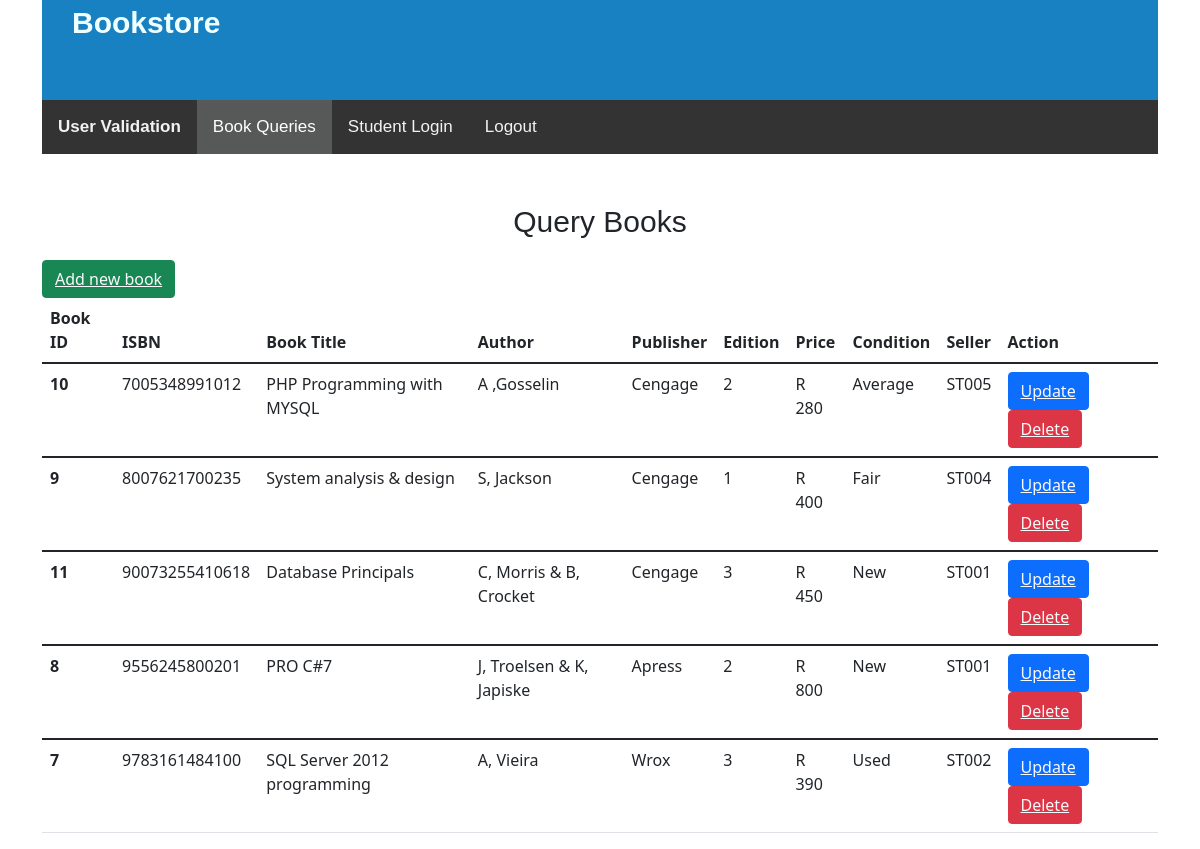
The app's page /Scripts/admin_bookQuery.php with its own data.
### tables this page shows
CREATE TABLE IF NOT EXISTS `tblbooks` (
  `book_ID` int(15) NOT NULL AUTO_INCREMENT,
  `ISBN` varchar(15) NOT NULL,
  `bookTitle` varchar(100) NOT NULL,
  `author` varchar(100) NOT NULL,
  `publisher` varchar(50) NOT NULL,
  `edition` int(11) NOT NULL,
  `bookPrice` int(11) NOT NULL,
  `bookCondition` varchar(20) NOT NULL,
  `studentID` varchar(15) NOT NULL,
  PRIMARY KEY (`book_ID`),
  KEY `FK_stuID` (`studentID`)
);

### Scripts/admin_bookQuery.php (the view, shortened to what this page needs)
<?php  include("DBConn.php")?>
<!DOCTYPE html>
<html>
    <head>
        <link rel="stylesheet" type="text/css" href="\VC_Bookstore\CSS\admin.css">
        <link rel="stylesheet" type="text/css" href="\VC_Bookstore\CSS\nav_bar.css">
        <link href="https://cdn.jsdelivr.net/npm/bootstrap@5.1.3/dist/css/bootstrap.min.css" rel="stylesheet">
        <link rel="stylesheet" href="https://cdnjs.cloudflare.com/ajax/libs/font-awesome/4.7.0/css/font-awesome.min.css">
    </head>
    <body>
        <div class="container">
            <div class="Heading">
                <p>Bookstore</p>
            </div>
            <div class="Top-Nav">
                <div class="topnav">
                    <a href="admin_userValidation.php"><b>User Validation</b></a>
                    <a class="active" href="admin_bookQuery.php">Book Queries</a>
                    <a href="studentLogin_form.php">Student Login</a>
                    <a href="adminLogin_form.php">Logout</a>
                </div>
            </div>
            <div class="Top"><br>
                <p>Query Books</p>
            </div>
            <div class="Form">
            <button type="submit" name="submit" class="btn btn-success"><a href="update_form.php" class="text-light">Add new book</a></button>
                <br>
                <table class="table">
                <thead>
                    <tr>
                    <th scope="col">Book ID</th>
                    <th scope="col">ISBN</th>
                    <th scope="col">Book Title</th>
                    <th scope="col">Author</th>
                    <th scope="col">Publisher</th>
                    <th scope="col">Edition</th>
                    <th scope="col">Price</th>
                    <th scope="col">Condition</th>
                    <th scope="col">Seller</th>
                    <th scope="col">Action</th>
                    </tr>
                </thead>
                <?php
                    $sql = "SELECT * FROM tblBooks ORDER BY ISBN";
                    $result = mysqli_query($conn, $sql);
                    while($row = mysqli_fetch_assoc($result)){
                        $id = $row['book_ID'];
                        $isbn = $row['ISBN'];
                        $title = $row['bookTitle'];
                        $author = $row['author'];
                        $publisher = $row['publisher'];
                        $edition = $row['edition'];
                        $price = $row['bookPrice'];
                        $condition = $row['bookCondition'];
                        $seller = $row['studentID'];
                    echo '<tbody>
                        <tr>
                            <th scope="row">'.$id.'</th>
                            <td>'.$isbn.'</td>
                            <td>'.$title.'</td>
                            <td>'.$author.'</td>
                            <td>'.$publisher.'</td>
                            <td>'.$edition.'</td>
                            <td> R '.$price.'</td>
                            <td>'.$condition.'</td>
                            <td>'.$seller.'</td>
                            <td><button type="submit" name="submit" class="btn btn-primary"><a href="update_form.php?updateId='.$id.'" class="text-light">Update</a></button>&nbsp;&nbsp;
                            <button type="submit" name="submit" class="btn btn-danger"><a href="deleteBook.php?deleteId='.$id.'" class="text-light">Delete</a></button></td>
                        </tr>
                    </tbody>';
                    }
                ?>
                </table>
            </div>
        </div>
    </body>
</html>

### CSS/admin.css (style rules this page uses)
.Heading { font-family: Arial, Helvetica, sans-serif; font-size: 30px; height: 100px; background-color: #1781C1; color: azure; font-weight: bold; padding-left: 30px; }
.Top { margin-top: 20px; font-family: Arial, Helvetica, sans-serif; font-size: 30px; margin: auto; text-align: center; }

### CSS/nav_bar.css (style rules this page uses)
.topnav { background-color: #333; overflow: hidden; font-family: Arial, Helvetica, sans-serif; }
.topnav a { float: left; color: #f2f2f2; text-align: center; padding: 14px 16px; text-decoration: none; font-size: 17px; }
.topnav a.active { background-color: #575858; color: white; }

### Scripts/admin_bookQuery.php (style rules this page uses)
.container { grid-template-columns: 0.2fr 2.6fr 0.2fr; grid-template-rows: 0.3fr 0.4fr 0.4fr 4.6fr 0.4fr; gap: 0px 0px; }
.Heading { grid-area: 1 / 1 / 2 / 4; }
.Top-Nav { grid-area: 2 / 1 / 3 / 4; }
.Top { grid-area: 3 / 1 / 4 / 4; }
.Form { grid-area: 4 / 2 / 5 / 3; }

### records on screen
tblbooks: book_ID "10", ISBN "7005348991012", bookTitle "PHP Programming with MYSQL", author "A ,Gosselin", publisher "Cengage", edition "2", bookPrice "280", bookCondition "Average", studentID "ST005"
tblbooks: book_ID "9", ISBN "8007621700235", bookTitle "System analysis & design", author "S, Jackson", publisher "Cengage", edition "1", bookPrice "400", bookCondition "Fair", studentID "ST004"
tblbooks: book_ID "11", ISBN "90073255410618", bookTitle "Database Principals", author "C, Morris & B, Crocket", publisher "Cengage", edition "3", bookPrice "450", bookCondition "New", studentID "ST001"
tblbooks: book_ID "8", ISBN "9556245800201", bookTitle "PRO C#7", author "J, Troelsen & K, Japiske", publisher "Apress", edition "2", bookPrice "800", bookCondition "New", studentID "ST001"
tblbooks: book_ID "7", ISBN "9783161484100", bookTitle "SQL Server 2012 programming", author "A, Vieira", publisher "Wrox", edition "3", bookPrice "390", bookCondition "Used", studentID "ST002"
